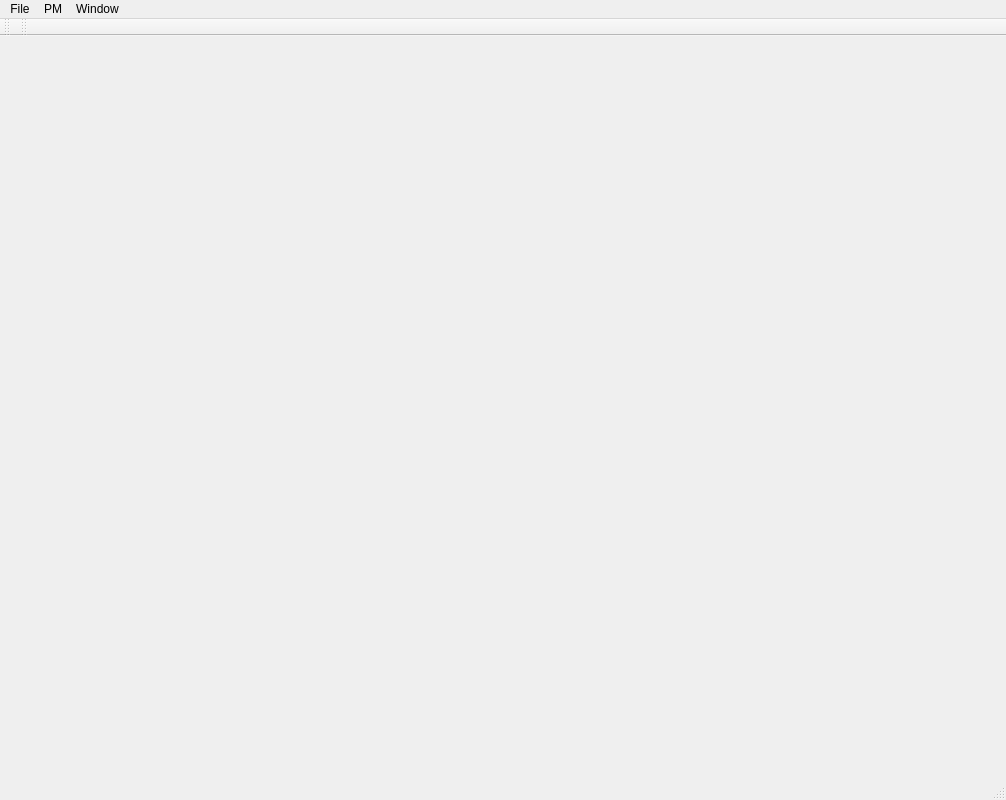
<?xml version="1.0" encoding="UTF-8"?>
<ui version="4.0">
 <class>MainWindow</class>
 <widget class="QMainWindow" name="MainWindow">
  <property name="geometry">
   <rect>
    <x>0</x>
    <y>0</y>
    <width>1006</width>
    <height>800</height>
   </rect>
  </property>
  <property name="minimumSize">
   <size>
    <width>1000</width>
    <height>800</height>
   </size>
  </property>
  <property name="windowTitle">
   <string>Street Designer</string>
  </property>
  <widget class="QWidget" name="centralWidget"/>
  <widget class="QMenuBar" name="menuBar">
   <property name="geometry">
    <rect>
     <x>0</x>
     <y>0</y>
     <width>1006</width>
     <height>21</height>
    </rect>
   </property>
   <widget class="QMenu" name="menuFile">
    <property name="title">
     <string>File</string>
    </property>
    <addaction name="actionNewTerrain"/>
    <addaction name="actionOpenTerrain"/>
    <addaction name="actionSaveTerrain"/>
    <addaction name="separator"/>
    <addaction name="actionLoadRoads"/>
    <addaction name="actionAddRoads"/>
    <addaction name="actionSaveRoads"/>
    <addaction name="actionClearRoads"/>
    <addaction name="separator"/>
    <addaction name="actionSaveImage"/>
    <addaction name="actionSaveImageHD"/>
    <addaction name="separator"/>
    <addaction name="actionLoadCamera"/>
    <addaction name="actionSaveCamera"/>
    <addaction name="actionResetCamera"/>
    <addaction name="separator"/>
    <addaction name="actionExit"/>
   </widget>
   <widget class="QMenu" name="menuWindow">
    <property name="title">
     <string>Window</string>
    </property>
    <addaction name="actionControlWidget"/>
    <addaction name="actionPropertyWidget"/>
   </widget>
   <widget class="QMenu" name="menuPM">
    <property name="title">
     <string>PM</string>
    </property>
    <addaction name="actionGenerate2D"/>
    <addaction name="actionGenerate3D"/>
    <addaction name="actionGenerate3DRoads"/>
   </widget>
   <addaction name="menuFile"/>
   <addaction name="menuPM"/>
   <addaction name="menuWindow"/>
  </widget>
  <widget class="QToolBar" name="fileToolBar">
   <attribute name="toolBarArea">
    <enum>TopToolBarArea</enum>
   </attribute>
   <attribute name="toolBarBreak">
    <bool>false</bool>
   </attribute>
  </widget>
  <widget class="QToolBar" name="areaToolBar">
   <attribute name="toolBarArea">
    <enum>TopToolBarArea</enum>
   </attribute>
   <attribute name="toolBarBreak">
    <bool>false</bool>
   </attribute>
  </widget>
  <widget class="QStatusBar" name="statusBar"/>
  <action name="actionNewTerrain">
   <property name="icon">
    <iconset resource="MainWindow.qrc">
     <normaloff>:/MainWindow/Resources/New_24x24.png</normaloff>:/MainWindow/Resources/New_24x24.png</iconset>
   </property>
   <property name="text">
    <string>New Terrain</string>
   </property>
   <property name="shortcut">
    <string/>
   </property>
  </action>
  <action name="actionOpenTerrain">
   <property name="icon">
    <iconset resource="MainWindow.qrc">
     <normaloff>:/MainWindow/Resources/Open_24x24.png</normaloff>:/MainWindow/Resources/Open_24x24.png</iconset>
   </property>
   <property name="text">
    <string>Open Terrain</string>
   </property>
   <property name="shortcut">
    <string/>
   </property>
  </action>
  <action name="actionExit">
   <property name="text">
    <string>Exit</string>
   </property>
  </action>
  <action name="actionControlWidget">
   <property name="text">
    <string>Control Widget</string>
   </property>
  </action>
  <action name="actionDeleteEdge">
   <property name="icon">
    <iconset resource="MainWindow.qrc">
     <normaloff>:/MainWindow/Resources/Delete_24x24.png</normaloff>:/MainWindow/Resources/Delete_24x24.png</iconset>
   </property>
   <property name="text">
    <string>Delete Edge</string>
   </property>
   <property name="shortcut">
    <string>Del</string>
   </property>
  </action>
  <action name="actionSaveTerrain">
   <property name="icon">
    <iconset resource="MainWindow.qrc">
     <normaloff>:/MainWindow/Resources/Save_24x24.png</normaloff>:/MainWindow/Resources/Save_24x24.png</iconset>
   </property>
   <property name="text">
    <string>Save Terrain</string>
   </property>
   <property name="shortcut">
    <string/>
   </property>
  </action>
  <action name="actionUndo">
   <property name="icon">
    <iconset resource="MainWindow.qrc">
     <normaloff>:/MainWindow/Resources/Undo_24x24.png</normaloff>:/MainWindow/Resources/Undo_24x24.png</iconset>
   </property>
   <property name="text">
    <string>Undo</string>
   </property>
   <property name="whatsThis">
    <string/>
   </property>
   <property name="shortcut">
    <string>Ctrl+Z</string>
   </property>
  </action>
  <action name="actionSelectAll">
   <property name="text">
    <string>Select All</string>
   </property>
   <property name="shortcut">
    <string>Ctrl+A</string>
   </property>
  </action>
  <action name="actionCut">
   <property name="icon">
    <iconset resource="MainWindow.qrc">
     <normaloff>:/MainWindow/Resources/Cut_24x24.png</normaloff>:/MainWindow/Resources/Cut_24x24.png</iconset>
   </property>
   <property name="text">
    <string>Cut</string>
   </property>
   <property name="shortcut">
    <string>Ctrl+X</string>
   </property>
  </action>
  <action name="actionCopy">
   <property name="icon">
    <iconset resource="MainWindow.qrc">
     <normaloff>:/MainWindow/Resources/Copy_24x24.png</normaloff>:/MainWindow/Resources/Copy_24x24.png</iconset>
   </property>
   <property name="text">
    <string>Copy</string>
   </property>
   <property name="shortcut">
    <string>Ctrl+C</string>
   </property>
  </action>
  <action name="actionPaste">
   <property name="icon">
    <iconset resource="MainWindow.qrc">
     <normaloff>:/MainWindow/Resources/Paste_24x24.png</normaloff>:/MainWindow/Resources/Paste_24x24.png</iconset>
   </property>
   <property name="text">
    <string>Paste</string>
   </property>
   <property name="shortcut">
    <string>Ctrl+V</string>
   </property>
  </action>
  <action name="actionOpenToAdd">
   <property name="text">
    <string>Open To Add</string>
   </property>
  </action>
  <action name="actionVoronoi">
   <property name="text">
    <string>Voronoi</string>
   </property>
  </action>
  <action name="actionVoronoiCut">
   <property name="text">
    <string>Voronoi Cut</string>
   </property>
  </action>
  <action name="actionModeBasic">
   <property name="checkable">
    <bool>true</bool>
   </property>
   <property name="text">
    <string>Basic</string>
   </property>
  </action>
  <action name="actionModeLayer">
   <property name="checkable">
    <bool>true</bool>
   </property>
   <property name="text">
    <string>Graph</string>
   </property>
  </action>
  <action name="actionModeSketch">
   <property name="checkable">
    <bool>true</bool>
   </property>
   <property name="text">
    <string>Sketch</string>
   </property>
  </action>
  <action name="actionShowArea">
   <property name="text">
    <string>Show Area</string>
   </property>
  </action>
  <action name="actionAreaSelect">
   <property name="checkable">
    <bool>true</bool>
   </property>
   <property name="icon">
    <iconset resource="MainWindow.qrc">
     <normaloff>:/MainWindow/Resources/Select_24x24.png</normaloff>:/MainWindow/Resources/Select_24x24.png</iconset>
   </property>
   <property name="text">
    <string>Select</string>
   </property>
  </action>
  <action name="actionAreaCreate">
   <property name="checkable">
    <bool>true</bool>
   </property>
   <property name="icon">
    <iconset resource="MainWindow.qrc">
     <normaloff>:/MainWindow/Resources/Create_24x24.png</normaloff>:/MainWindow/Resources/Create_24x24.png</iconset>
   </property>
   <property name="text">
    <string>Create</string>
   </property>
  </action>
  <action name="actionHighwaySketch">
   <property name="checkable">
    <bool>true</bool>
   </property>
   <property name="icon">
    <iconset>
     <normaloff>Resources/SketchH_24x24.png</normaloff>Resources/SketchH_24x24.png</iconset>
   </property>
   <property name="text">
    <string>Highway Sketch</string>
   </property>
  </action>
  <action name="actionSave_2">
   <property name="text">
    <string>Save</string>
   </property>
  </action>
  <action name="actionSaveRoads">
   <property name="text">
    <string>Save Roads</string>
   </property>
  </action>
  <action name="actionLoad_Highways">
   <property name="text">
    <string>Load Highways</string>
   </property>
  </action>
  <action name="actionSave_Highways">
   <property name="text">
    <string>Save Highways</string>
   </property>
  </action>
  <action name="actionAvenueSketch">
   <property name="checkable">
    <bool>true</bool>
   </property>
   <property name="icon">
    <iconset resource="MainWindow.qrc">
     <normaloff>:/MainWindow/Resources/SketchB_24x24.png</normaloff>:/MainWindow/Resources/SketchB_24x24.png</iconset>
   </property>
   <property name="text">
    <string>Avenue Sketch</string>
   </property>
  </action>
  <action name="actionPropertyWidget">
   <property name="text">
    <string>Property Widget</string>
   </property>
  </action>
  <action name="action3DView">
   <property name="checkable">
    <bool>true</bool>
   </property>
   <property name="icon">
    <iconset resource="MainWindow.qrc">
     <normaloff>:/MainWindow/Resources/3DView_24x24.png</normaloff>:/MainWindow/Resources/3DView_24x24.png</iconset>
   </property>
   <property name="text">
    <string>3D</string>
   </property>
  </action>
  <action name="actionTerrain">
   <property name="checkable">
    <bool>true</bool>
   </property>
   <property name="icon">
    <iconset resource="MainWindow.qrc">
     <normaloff>:/MainWindow/Resources/Terrain_32x32.png</normaloff>:/MainWindow/Resources/Terrain_32x32.png</iconset>
   </property>
   <property name="text">
    <string>Terrain</string>
   </property>
  </action>
  <action name="actionLoadRoads">
   <property name="text">
    <string>Load Roads</string>
   </property>
   <property name="shortcut">
    <string>Ctrl+O</string>
   </property>
  </action>
  <action name="actionLoadAreas">
   <property name="text">
    <string>Load Areas</string>
   </property>
   <property name="shortcut">
    <string>Ctrl+A</string>
   </property>
  </action>
  <action name="actionSaveAreas">
   <property name="text">
    <string>Save Areas</string>
   </property>
  </action>
  <action name="actionGenerateBlocks">
   <property name="text">
    <string>Generate Blocks</string>
   </property>
  </action>
  <action name="actionGenerateParcels">
   <property name="text">
    <string>Generate Parcels</string>
   </property>
  </action>
  <action name="actionGenerateBuildings">
   <property name="text">
    <string>Generate Buildings</string>
   </property>
  </action>
  <action name="actionAreaDelete">
   <property name="text">
    <string>Delete</string>
   </property>
  </action>
  <action name="actionClearRoads">
   <property name="text">
    <string>Clear Roads</string>
   </property>
   <property name="shortcut">
    <string>Ctrl+N</string>
   </property>
  </action>
  <action name="actionPMControlWidget">
   <property name="text">
    <string>PM Control Widget</string>
   </property>
  </action>
  <action name="actionHighways">
   <property name="text">
    <string>Highway</string>
   </property>
  </action>
  <action name="actionBoulevard">
   <property name="text">
    <string>Boulevard</string>
   </property>
  </action>
  <action name="actionAvenue">
   <property name="text">
    <string>Avenue</string>
   </property>
  </action>
  <action name="actionLocal_Street">
   <property name="text">
    <string>Local Street</string>
   </property>
  </action>
  <action name="actionDisplayHighway">
   <property name="checkable">
    <bool>true</bool>
   </property>
   <property name="checked">
    <bool>true</bool>
   </property>
   <property name="text">
    <string>Highway</string>
   </property>
  </action>
  <action name="actionDisplayBoulevard">
   <property name="checkable">
    <bool>true</bool>
   </property>
   <property name="checked">
    <bool>true</bool>
   </property>
   <property name="text">
    <string>Boulevard</string>
   </property>
  </action>
  <action name="actionDisplayAvenue">
   <property name="checkable">
    <bool>true</bool>
   </property>
   <property name="checked">
    <bool>true</bool>
   </property>
   <property name="text">
    <string>Avenue</string>
   </property>
  </action>
  <action name="actionDisplayLocalStreet">
   <property name="checkable">
    <bool>true</bool>
   </property>
   <property name="checked">
    <bool>true</bool>
   </property>
   <property name="text">
    <string>Local Street</string>
   </property>
  </action>
  <action name="actionHintLine">
   <property name="checkable">
    <bool>true</bool>
   </property>
   <property name="icon">
    <iconset resource="MainWindow.qrc">
     <normaloff>:/MainWindow/Resources/Line_24x24.png</normaloff>:/MainWindow/Resources/Line_24x24.png</iconset>
   </property>
   <property name="text">
    <string>Hint Line</string>
   </property>
  </action>
  <action name="actionRenderingDefault">
   <property name="text">
    <string>Default</string>
   </property>
  </action>
  <action name="actionRenderingTexture">
   <property name="text">
    <string>Texture</string>
   </property>
  </action>
  <action name="actionRenderingGroupBy">
   <property name="text">
    <string>Group</string>
   </property>
  </action>
  <action name="actionSaveImage">
   <property name="text">
    <string>Save Image</string>
   </property>
   <property name="shortcut">
    <string>Ctrl+L</string>
   </property>
  </action>
  <action name="actionColorByGroup">
   <property name="text">
    <string>By Group</string>
   </property>
  </action>
  <action name="actionColorDefault">
   <property name="text">
    <string>Default</string>
   </property>
  </action>
  <action name="actionRenderingGenerationType">
   <property name="text">
    <string>Generation Type</string>
   </property>
  </action>
  <action name="actionGenerate3D">
   <property name="text">
    <string>Generate 3D</string>
   </property>
  </action>
  <action name="actionDetectCircle">
   <property name="text">
    <string>Circle</string>
   </property>
  </action>
  <action name="actionDetectStructure">
   <property name="text">
    <string>Structure</string>
   </property>
  </action>
  <action name="actionLoadCamera">
   <property name="text">
    <string>Load Camera</string>
   </property>
   <property name="shortcut">
    <string>Ctrl+1</string>
   </property>
  </action>
  <action name="actionSaveCamera">
   <property name="text">
    <string>Save Camera</string>
   </property>
   <property name="shortcut">
    <string>Ctrl+2</string>
   </property>
  </action>
  <action name="actionDebug">
   <property name="text">
    <string>Debug</string>
   </property>
  </action>
  <action name="actionControlPoints">
   <property name="text">
    <string>Control Points</string>
   </property>
  </action>
  <action name="actionConvert">
   <property name="text">
    <string>Convert</string>
   </property>
  </action>
  <action name="actionCutRoads">
   <property name="text">
    <string>Cut Roads</string>
   </property>
   <property name="shortcut">
    <string>Ctrl+X</string>
   </property>
  </action>
  <action name="actionSaveImageHD">
   <property name="text">
    <string>Save Image HD</string>
   </property>
   <property name="shortcut">
    <string>Ctrl+S</string>
   </property>
  </action>
  <action name="actionStreetSketch">
   <property name="checkable">
    <bool>true</bool>
   </property>
   <property name="text">
    <string>Street Sketch</string>
   </property>
  </action>
  <action name="actionGenerateRegularGrid">
   <property name="text">
    <string>Generate Regular Grid</string>
   </property>
  </action>
  <action name="actionGenerateCurvyGrid">
   <property name="text">
    <string>Generate Curvy Grid</string>
   </property>
  </action>
  <action name="actionAddRoads">
   <property name="text">
    <string>Add Roads</string>
   </property>
  </action>
  <action name="actionResetCamera">
   <property name="text">
    <string>Reset Camera</string>
   </property>
  </action>
  <action name="actionRotationVideo">
   <property name="text">
    <string>Rotation Video</string>
   </property>
  </action>
  <action name="actionInterpolationVideo">
   <property name="text">
    <string>Interpolation Video</string>
   </property>
  </action>
  <action name="actionGrowingVideo">
   <property name="text">
    <string>Growing Video</string>
   </property>
  </action>
  <action name="actionGenerate2D">
   <property name="text">
    <string>Generate 2D</string>
   </property>
  </action>
  <action name="actionBlendingVideo">
   <property name="text">
    <string>Blending Video</string>
   </property>
  </action>
  <action name="action3DVideo">
   <property name="text">
    <string>3D Video</string>
   </property>
  </action>
  <action name="actionTerrainSegmentation">
   <property name="text">
    <string>Terrain Segmentation</string>
   </property>
  </action>
  <action name="actionTerrainGeneration">
   <property name="text">
    <string>Terrain Generation</string>
   </property>
  </action>
  <action name="actionUpdateMountain">
   <property name="text">
    <string>Update Mountains</string>
   </property>
  </action>
  <action name="actionMountainVideo">
   <property name="text">
    <string>Mountains Video</string>
   </property>
  </action>
  <action name="actionGenerate3DRoads">
   <property name="text">
    <string>Generate 3D Roads</string>
   </property>
  </action>
  <action name="actionAreaDeleteAll">
   <property name="text">
    <string>Delete All</string>
   </property>
  </action>
 </widget>
 <layoutdefault spacing="6" margin="11"/>
 <resources>
  <include location="MainWindow.qrc"/>
 </resources>
 <connections/>
</ui>
